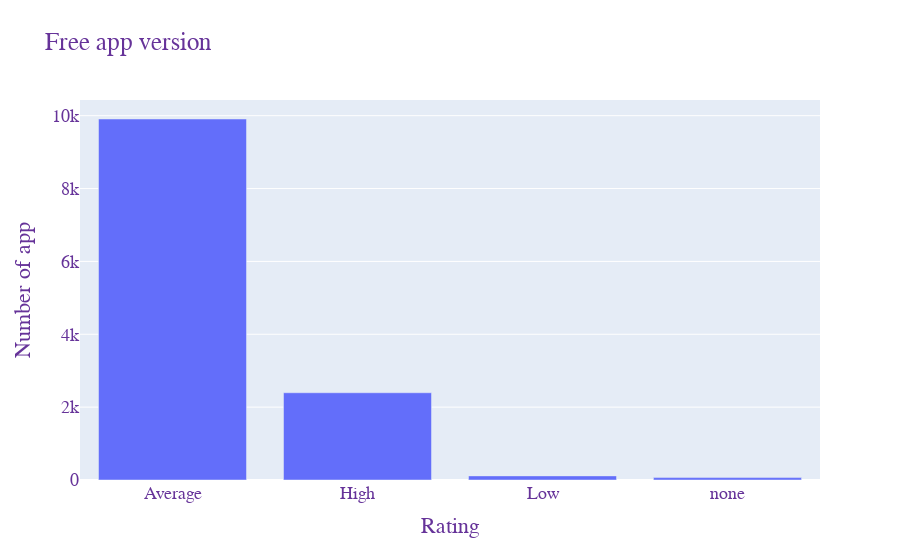

The code cell stored with this chart in its notebook:
### Code cell
app_free = play_store[play_store.Type == 'Free']['rating_group'].value_counts()

data = [go.Bar(
        x=app_free.index,
        y=app_free.values
)]

layout = go.Layout(
    title="Free app version",
    xaxis_title="Rating",
    yaxis_title="Number of app",
    font=dict(
        family="Courier New, monospace",
        size=18,
        color="RebeccaPurple"
    )
) 

fig = go.Figure(data=data, layout=layout)

plotly.offline.iplot(fig, filename='free_app_distribute')

### Figure 1 — Plotly figure (JSON) as saved in the notebook; plotly's stock layout.template omitted (floating-point values rounded to 4 significant figures)
{"data": [{"type": "bar", "x": ["Average", "High", "Low", "none"], "y": [9909, 2395, 113, 66]}], "layout": {"font": {"color": "RebeccaPurple", "family": "Courier New, monospace", "size": 18}, "title": {"text": "Free app version"}, "xaxis": {"title": {"text": "Rating"}}, "yaxis": {"title": {"text": "Number of app"}}}}
